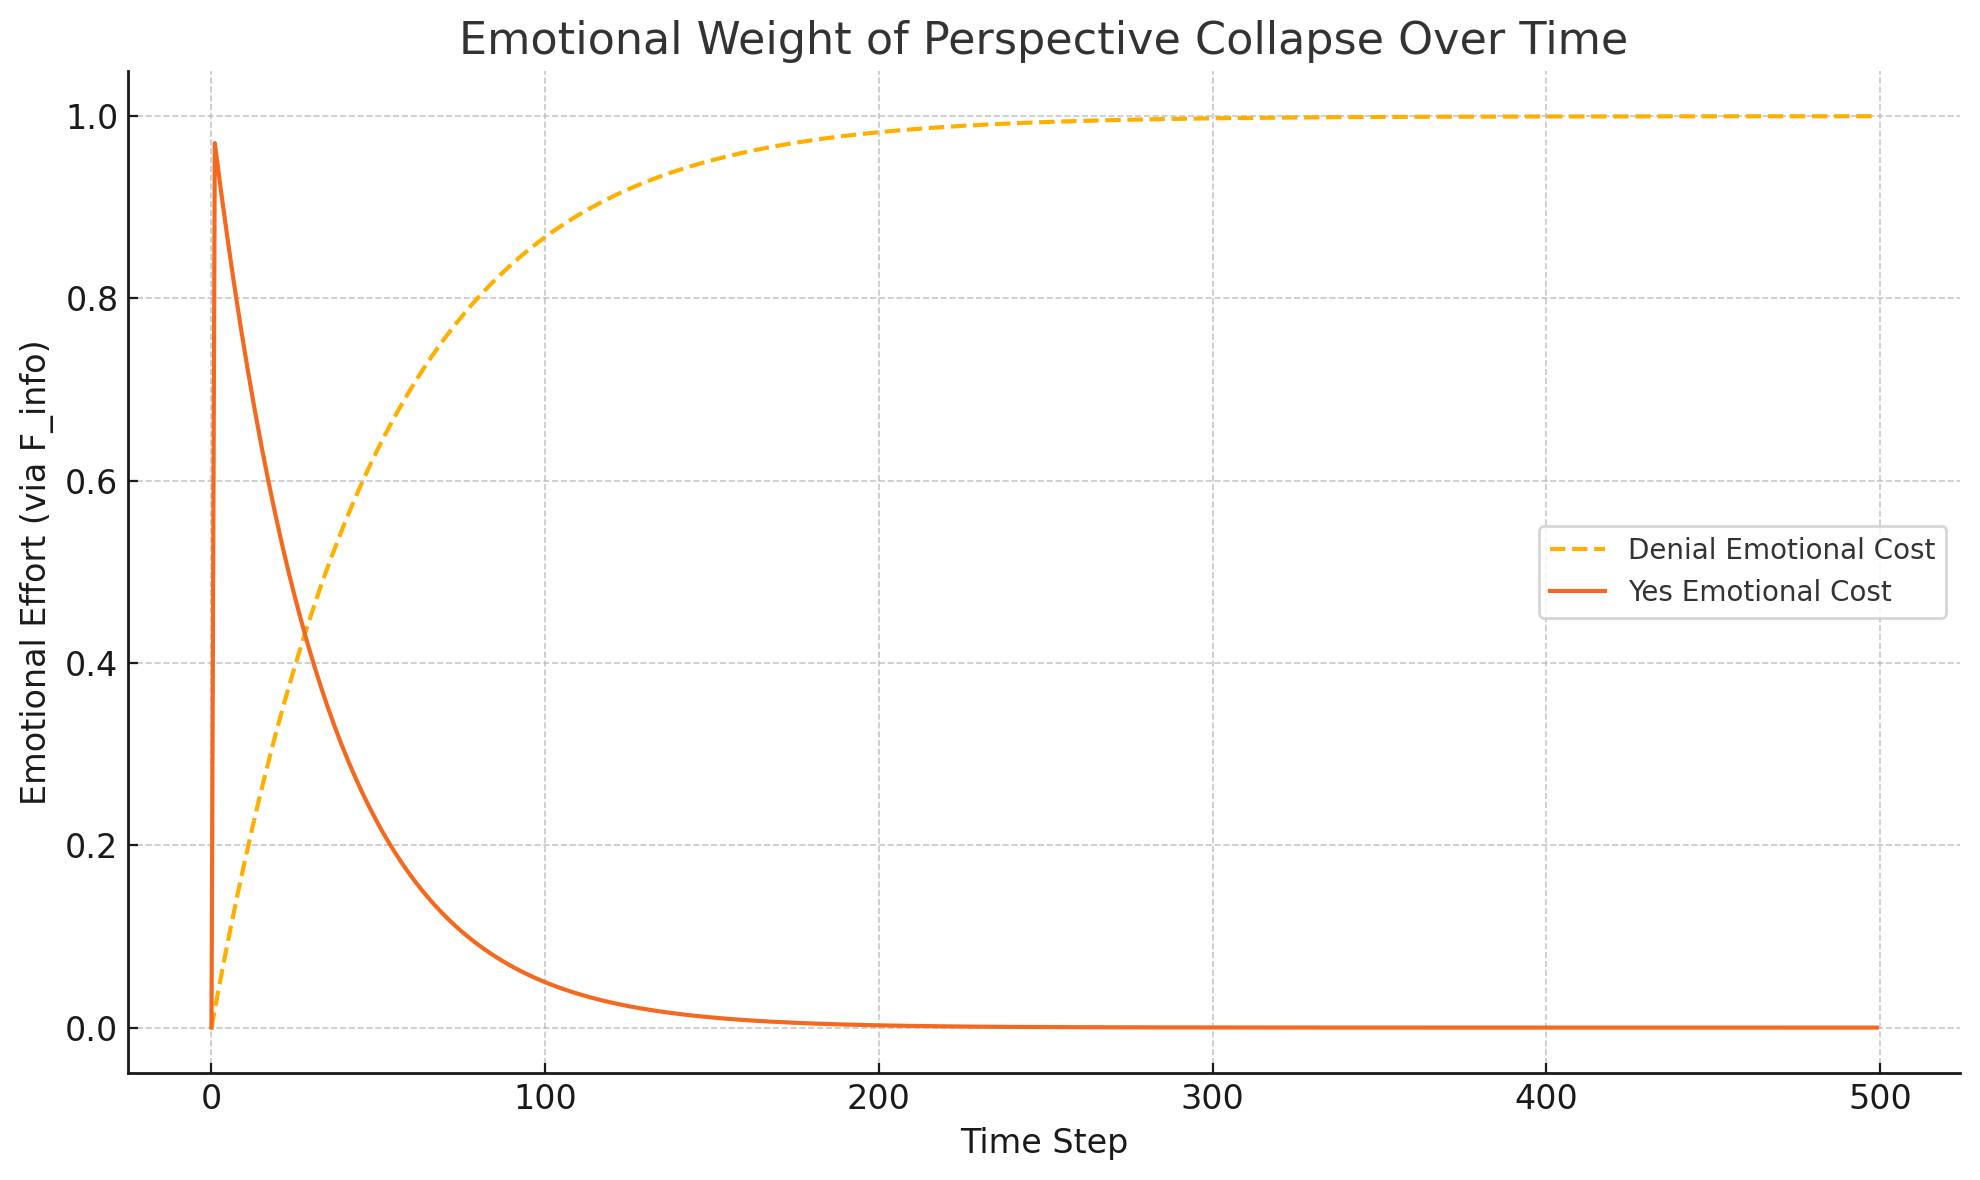

The Python source for this figure:

import numpy as np
import matplotlib.pyplot as plt

# Reinitialize simulation parameters
num_agents = 100
num_steps = 500
phi0 = 1.0
omega0 = 1.0
dt = 0.1

# Randomly assign strategies again for balanced test
np.random.seed(42)
strategies = np.random.choice(['denial', 'yes'], size=num_agents)

# Initialize arrays
phi = np.full((num_agents, num_steps), phi0)
omega = np.full((num_agents, num_steps), omega0)
emotional_cost = np.zeros((num_agents, num_steps))

# Emotional flux parameters
epsilon = 1.0
k_decay = 0.03  # rate at which emotional cost decays in yes strategy

for i in range(num_agents):
    strategy = strategies[i]
    for t in range(1, num_steps):
        entropy_input = np.random.uniform(0.1, 0.5)

        if strategy == 'denial':
            gamma = 1.2
            phi[i, t] = phi[i, t-1] * np.exp(-gamma * dt)
            omega[i, t] = omega[i, t-1] * 0.98
            # Emotional cost rises as omega shrinks (recursive memory lost)
            emotional_cost[i, t] = epsilon * (1 - omega[i, t])

        elif strategy == 'yes':
            coupling = 1 - np.exp(-0.3 * t * dt)
            grad_S_ent = 1 / (1 + 0.3 * (t * dt)**2)
            alignment = coupling / (1 + grad_S_ent)
            phi[i, t] = phi[i, t-1] + 0.35 * alignment * dt
            phi[i, t] = min(phi[i, t], 1.0)
            omega[i, t] = omega[i, t-1] * (1 + 0.002)
            # Emotional cost starts high, decays over time
            emotional_cost[i, t] = epsilon * np.exp(-k_decay * t)

# Compute averages
emotional_yes_avg = emotional_cost[strategies == 'yes'].mean(axis=0)
emotional_denial_avg = emotional_cost[strategies == 'denial'].mean(axis=0)

# Plot the result
plt.figure(figsize=(10, 6))
plt.plot(emotional_denial_avg, label='Denial Emotional Cost', linestyle='--')
plt.plot(emotional_yes_avg, label='Yes Emotional Cost', linestyle='-')
plt.xlabel('Time Step')
plt.ylabel('Emotional Effort (via F_info)')
plt.title('Emotional Weight of Perspective Collapse Over Time')
plt.legend()
plt.grid(True)
plt.tight_layout()
plt.show()
